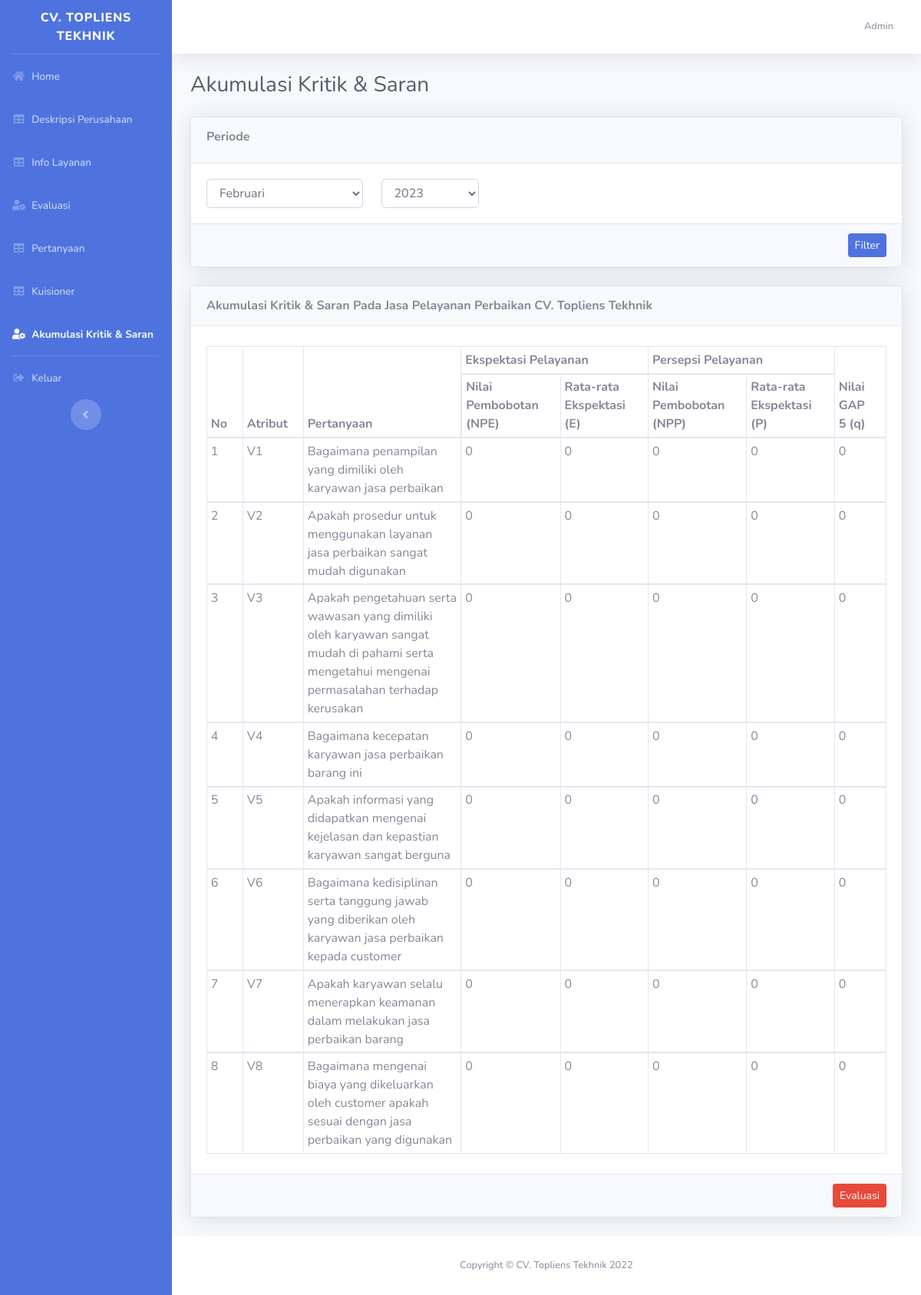
The app's page /dashboard/index.php?halaman=akumulasi (signed in) with its own data.
### tables this page shows
CREATE TABLE `tbl_user` (
  `id` int(11) NOT NULL,
  `nama` varchar(50) NOT NULL,
  `username` varchar(16) NOT NULL,
  `password` varchar(255) NOT NULL,
  `no_handphone` varchar(16) NOT NULL,
  `role` enum('customer','admin') NOT NULL
);

CREATE TABLE `tbl_pertanyaan` (
  `id_pertanyaan` varchar(5) NOT NULL,
  `pertanyaan` text NOT NULL,
  `id_aspek` int(11) NOT NULL
);

### dashboard/akumulasi2.php (the view, shortened to what this page needs)
<?php
$bulan = array('Januari', 'Februari', 'Maret', 'April', 'Mei', 'Juni', 'Juli', 'Agustus', 'September', 'Oktober', 'November', 'Desember');
$periode = isset($_GET['periode']) ? $_GET['periode'] : date('m');
$tahun = isset($_GET['tahun']) ? $_GET['tahun'] : date('Y');
?>
<h1 class="h3 mb-4 text-gray-800">Akumulasi Kritik & Saran</h1>
<div class="card shadow mb-4">
    <div class="card-header py-3 d-flex align-items-end">
        <h6 class="font-weight-bold">Periode</h6>
    </div>
    <form action="" method="GET">
        <div class="card-body">
            <div class="row">
                <div class="col-sm-3">
                    <select name="periode" id="" class="form-control">
                        <?php
                        for ($i = 0; $i < 12; $i++) {
                        ?>
                            <option value="<?= $i + 1 ?>" <?= ($i + 1) == $periode ? 'selected' : '' ?>><?= $bulan[$i] ?></option>
                        <?php
                        }
                        ?>
                    </select>
                </div>
                <div class="col-sm-2">
                    <select name="tahun" id="" class="form-control">
                        <option value="<?= $tahun ?>" selected><?= $tahun ?></option>
                    </select>
                </div>
            </div>
        </div>
        <div class="card-footer d-flex justify-content-end align-items-center">
            <button class="btn btn-primary btn-sm" type="submit">Filter</button>
        </div>
    </form>
</div>
<div class="card shadow mb-4">
    <div class="card-header py-3 d-flex align-items-center justify-content-between">
        <h6 class="m-0 font-weight-bold">Akumulasi Kritik & Saran Pada Jasa Pelayanan Perbaikan CV. Topliens Tekhnik</h6>
    </div>
    <div class="card-body">
        <div class="table-responsive">
            <table class="table table-bordered table-sm" id="dataTable" width="100%" cellspacing="0">
                <thead>
                    <tr>
                        <th rowspan="2">No</th>
                        <th rowspan="2">Atribut</th>
                        <th rowspan="2">Pertanyaan</th>
                        <th colspan="2">Ekspektasi Pelayanan</th>
                        <th colspan="2">Persepsi Pelayanan</th>
                        <th colspan="2" rowspan="2">Nilai GAP 5 (q)</th>
                    </tr>
                    <tr>
                        <th>Nilai Pembobotan (NPE)</th>
                        <th>Rata-rata Ekspektasi (E)</th>
                        <th>Nilai Pembobotan (NPP)</th>
                        <th>Rata-rata Ekspektasi (P)</th>
                    </tr>
                </thead>
                <tbody>
                    <?php
                    $no = 1;
                    $temp_q = [];
                    $query = mysqli_query($koneksi, "SELECT*FROM tbl_pertanyaan");
                    while ($data = mysqli_fetch_assoc($query)) {
                        $persen = 0;
                        if ($data['id_pertanyaan'] == 'V1') {
                            $persen = 0.867;
                        } else if ($data['id_pertanyaan'] == 'V2') {
                            $persen = 0.8;
                        } else if ($data['id_pertanyaan'] == 'V3') {
                            $persen = 0.767;
                        } else if ($data['id_pertanyaan'] == 'V4') {
                            $persen = 0.93;
                        } else if ($data['id_pertanyaan'] == 'V5') {
                            $persen = 0.867;
                        } else if ($data['id_pertanyaan'] == 'V6') {
                            $persen = 0.967;
                        } else if ($data['id_pertanyaan'] == 'V7') {
                            $persen = 0.9;
                        } else if ($data['id_pertanyaan'] == 'V8') {
                            $persen = 0.8;
                        } else {
                            $persen = 0.833;
                        }
                    ?>
                        <tr>
                            <td><?= $no ?></td>
                            <td><?= $data['id_pertanyaan'] ?></td>
                            <td><?= $data['pertanyaan'] ?></td>
                            <?php
                            $query_sb = mysqli_query($koneksi, "SELECT*FROM tbl_jawaban tj JOIN tbl_kuisioner tk ON tj.id_kuisioner = tk.id_kuisioner WHERE tj.id_pertanyaan='$data[id_pertanyaan]' AND tj.jawaban='SB' AND MONTH(tk.tanggal)='$periode' AND YEAR(tk.tanggal)='$tahun'");
                            $query_kb = mysqli_query($koneksi, "SELECT*FROM tbl_jawaban tj JOIN tbl_kuisioner tk ON tj.id_kuisioner = tk.id_kuisioner WHERE tj.id_pertanyaan='$data[id_pertanyaan]' AND tj.jawaban='KB' AND MONTH(tk.tanggal)='$periode' AND YEAR(tk.tanggal)='$tahun'");
                            $query_jumlah = mysqli_query($koneksi, "SELECT*FROM tbl_jawaban tj JOIN tbl_kuisioner tk ON tj.id_kuisioner = tk.id_kuisioner WHERE tj.id_pertanyaan='$data[id_pertanyaan]' AND MONTH(tk.tanggal)='$periode' AND YEAR(tk.tanggal)='$tahun'");
                            $jumlah_sb = mysqli_num_rows($query_sb);
                            $jumlah_kb = mysqli_num_rows($query_kb);
                            $jumlah = mysqli_num_rows($query_jumlah);
                            $ekspektasi_sb = round($jumlah * $persen);
                            $ekspektasi_kb = $jumlah - $ekspektasi_sb;
                            $npe = $jumlah == 0 ? 0 : ($ekspektasi_sb * 5) + ($ekspektasi_kb * 1);
                            $e = $jumlah == 0 ? 0 : $npe / $jumlah;
                            $npp = $jumlah == 0 ? 0 : ($jumlah_sb * 5) + ($jumlah_kb * 1);
                            $p = $jumlah == 0 ? 0 : $npp / $jumlah;
                            $q = $jumlah == 0 ? 0 : round($p, 2) - round($e, 2);
                            $jumlah == 0 ? '' : array_push($temp_q, $q);
                            ?>
                            <td><?= $npe ?></td>
                            <td><?= round($e, 2) ?></td>
                            <td><?= $npp ?></td>
                            <td><?= round($p, 2) ?> </td>
                            <td><?= $q ?></td>
                        </tr>
                    <?php
                        $no++;
                    }
                    ?>
                </tbody>
            </table>
        </div>
    </div>
    <div class="card-footer d-flex justify-content-end gap-x-2">
        <button type="button" class="btn btn-danger btn-sm" data-toggle="modal" data-target=".modal-evaluasi">
            Evaluasi
        </button>
    </div>
</div>

### dashboard/index.php (shortened to what this page needs)
<!DOCTYPE html>
<html lang="en">
<?php
include '../koneksi.php';
$halaman = isset($_GET['halaman']) ? $_GET['halaman'] : '';
$query = mysqli_query($koneksi, "SELECT*FROM tbl_user where username='$_SESSION[username]'");
$user = mysqli_fetch_assoc($query);
?>
<head>
    <link href="../assets/vendor/fontawesome-free/css/all.min.css" rel="stylesheet" type="text/css">
    <link href="../assets/css/sb-admin-2.min.css" rel="stylesheet">
    <link href="https://cdnjs.cloudflare.com/ajax/libs/toastr.js/2.0.1/css/toastr.css" rel="stylesheet" />
    <link rel="stylesheet" href="https://cdn.datatables.net/1.12.1/css/dataTables.bootstrap5.min.css">
    <link rel="stylesheet" href="https://cdn.datatables.net/buttons/2.2.3/css/buttons.dataTables.min.css">
</head>
<body id="page-top">
    <div id="wrapper">
        <ul class="navbar-nav bg-primary sidebar sidebar-dark accordion" id="accordionSidebar">
            <a class="sidebar-brand d-flex align-items-center justify-content-center" href="index.html">
                <div class="sidebar-brand-text mx-3">
                    CV. Topliens Tekhnik
                </div>
            </a>
            <hr class="sidebar-divider my-0">
            <li class="nav-item <?= $halaman == '' ? 'active' : '' ?>">
                <a class="nav-link" href="index.php">
                    <i class="fas fa-fw fa-home"></i>
                    <span>Home</span>
                </a>
            </li>
            <li class="nav-item <?= $halaman == 'deskripsi-perusahaan' || $halaman == 'tambah-deskripsi-perusahaan' || $halaman == 'ubah-deskripsi-perusahaan' ? 'active' : '' ?>">
                <a class="nav-link" href="index.php?halaman=deskripsi-perusahaan">
                    <i class="fas fa-fw fa-table"></i>
                    <span>Deskripsi Perusahaan</span>
                </a>
            </li>
            <li class="nav-item <?= $halaman == 'info-layanan' || $halaman == 'tambah-info-layanan' || $halaman == 'ubah-info-layanan' ? 'active' : '' ?>">
                <a class="nav-link" href="index.php?halaman=info-layanan">
                    <i class="fas fa-fw fa-table"></i>
                    <span>Info Layanan</span>
                </a>
            </li>
            <?php
            if ($user['role'] == 'admin') {
            ?>
                <li class="nav-item <?= $halaman == 'evaluasi' || $halaman == 'tambah-evaluasi' || $halaman == 'ubah-evaluasi' ? 'active' : '' ?>">
                    <a class="nav-link" href="index.php?halaman=evaluasi">
                        <i class="fas fa-fw fa-user-cog"></i>
                        <span>Evaluasi</span>
                    </a>
                </li>
                <li class="nav-item <?= $halaman == 'pertanyaan' || $halaman == 'tambah-pertanyaan' || $halaman == 'ubah-pertanyaan' ? 'active' : '' ?>">
                    <a class="nav-link" href="index.php?halaman=pertanyaan">
                        <i class="fas fa-fw fa-table"></i>
                        <span>Pertanyaan</span>
                    </a>
                </li>
                <li class="nav-item <?= $halaman == 'kuisioner' || $halaman == 'detail-kuisioner' ? 'active' : '' ?>">
                    <a class="nav-link" href="index.php?halaman=kuisioner">
                        <i class="fas fa-fw fa-table"></i>
                        <span>Kuisioner</span>
                    </a>
                </li>
                <li class="nav-item <?= $halaman == 'akumulasi' || $halaman == 'tambah-akumulasi' || $halaman == 'ubah-akumulasi' ? 'active' : '' ?>">
                    <a class="nav-link" href="index.php?halaman=akumulasi">
                        <i class="fas fa-fw fa-user-cog"></i>
                        <span>Akumulasi Kritik & Saran</span>
                    </a>
                </li>
            <?php
            }
            ?>
            <hr class="sidebar-divider my-0">
            <li class="nav-item">
                <a href="../proses_autentikasi.php?aksi=logout" class="nav-link">
                    <i class="fas fa-fw fa-sign-out-alt"></i>
                    <span>Keluar</span>
                </a>
            </li>
            <div class="text-center d-none d-md-inline">
                <button class="rounded-circle border-0" id="sidebarToggle"></button>
            </div>
        </ul>
        <div id="content-wrapper" class="d-flex flex-column">
            <div id="content">
                <nav class="navbar navbar-expand navbar-light bg-white topbar mb-4 static-top shadow">
                    <ul class="navbar-nav ml-auto">
                        <li class="nav-item dropdown no-arrow">
                            <a class="nav-link dropdown-toggle" href="#" id="userDropdown" role="button" data-toggle="dropdown" aria-haspopup="true" aria-expanded="false">
                                <span class="mr-2 d-none d-lg-inline text-gray-600 small"><?= $_SESSION['login_type'] == 'user' ?  $user['nama']  : $user['nama_pegawai'] ?></span>
                            </a>
                        </li>
                    </ul>
                </nav>
                <div class="container-fluid">
                    <?php
                    if ($halaman == '') {
                        include './home.php';
                    } else if ($halaman == 'pertanyaan') {
                        include './pertanyaan.php';
                    } else if ($halaman == 'tambah-pertanyaan') {
                        include './tambah_pertanyaan.php';
                    } else if ($halaman == 'ubah-pertanyaan') {
                        include './ubah_pertanyaan.php';
                    } else if ($halaman == 'deskripsi-perusahaan') {
                        include './deskripsi_perusahaan.php';
                    } else if ($halaman == 'ubah-deskripsi-perusahaan') {
                        include './ubah_deskripsi_perusahaan.php';
                    } else if ($halaman == 'info-layanan') {
                        include './info_layanan.php';
                    } else if ($halaman == 'ubah-info-layanan') {
                        include './ubah_info_layanan.php';
                    } else if ($halaman == 'kritik-dan-saran') {
                        include './kritik_dan_saran.php';
                    } else if ($halaman == 'akumulasi') {
                        include './akumulasi2.php';
                    } else if ($halaman == 'akumulasi2') {
                        include './akumulasi.php';
                    } else if ($halaman == 'evaluasi') {
                        include './evaluasi.php';
                    } else if ($halaman == 'tambah-evaluasi') {
                        include './tambah_evaluasi.php';
                    } else if ($halaman == 'ubah-evaluasi') {
                        include './ubah_evaluasi.php';
                    } else if ($halaman == 'kuisioner') {
                        include './kuisioner.php';
                    } else if ($halaman == 'detail-kuisioner') {
                        include './detail_kuisioner.php';
                    }
                    ?>
                </div>
            </div>
            <footer class="sticky-footer bg-white">
                <div class="container my-auto">
                    <div class="copyright text-center my-auto">
                        <span>Copyright &copy; CV. Topliens Tekhnik 2022</span>
                    </div>
                </div>
            </footer>
        </div>
    </div>
</body>
</html>

### records on screen
tbl_user: nama "Admin"
tbl_pertanyaan: id_pertanyaan "V1", pertanyaan "Bagaimana penampilan yang dimiliki oleh karyawan jasa perbaikan", npe "0", e "0", npp "0", p "0", q "0"
tbl_pertanyaan: id_pertanyaan "V2", pertanyaan "Apakah prosedur untuk menggunakan layanan jasa perbaikan sangat mudah digunakan", npe "0", e "0", npp "0", p "0", q "0"
tbl_pertanyaan: id_pertanyaan "V3", pertanyaan "Apakah pengetahuan serta wawasan yang dimiliki oleh karyawan sangat mudah di pahami serta mengetahui mengenai permasalahan terhadap kerusakan", npe "0", e "0", npp "0", p "0", q "0"
tbl_pertanyaan: id_pertanyaan "V4", pertanyaan "Bagaimana kecepatan karyawan jasa perbaikan barang ini", npe "0", e "0", npp "0", p "0", q "0"
tbl_pertanyaan: id_pertanyaan "V5", pertanyaan "Apakah informasi yang didapatkan mengenai kejelasan dan kepastian karyawan sangat berguna", npe "0", e "0", npp "0", p "0", q "0"
tbl_pertanyaan: id_pertanyaan "V6", pertanyaan "Bagaimana kedisiplinan serta tanggung jawab yang diberikan oleh karyawan jasa perbaikan kepada customer", npe "0", e "0", npp "0", p "0", q "0"
tbl_pertanyaan: id_pertanyaan "V7", pertanyaan "Apakah karyawan selalu menerapkan keamanan dalam melakukan jasa perbaikan barang", npe "0", e "0", npp "0", p "0", q "0"
tbl_pertanyaan: id_pertanyaan "V8", pertanyaan "Bagaimana mengenai biaya yang dikeluarkan oleh customer apakah sesuai dengan jasa perbaikan yang digunakan", npe "0", e "0", npp "0", p "0", q "0"

### other values on screen
form field periode "Februari"
form field tahun "2023"
